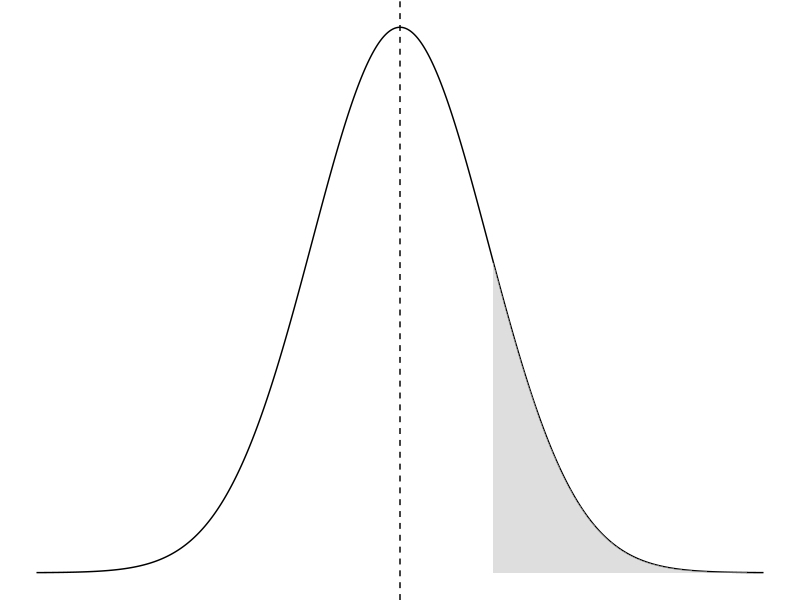
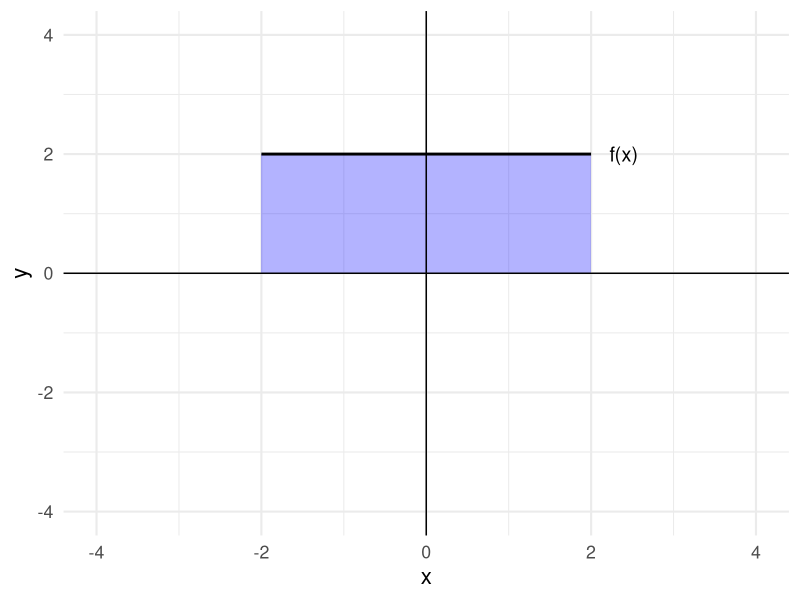
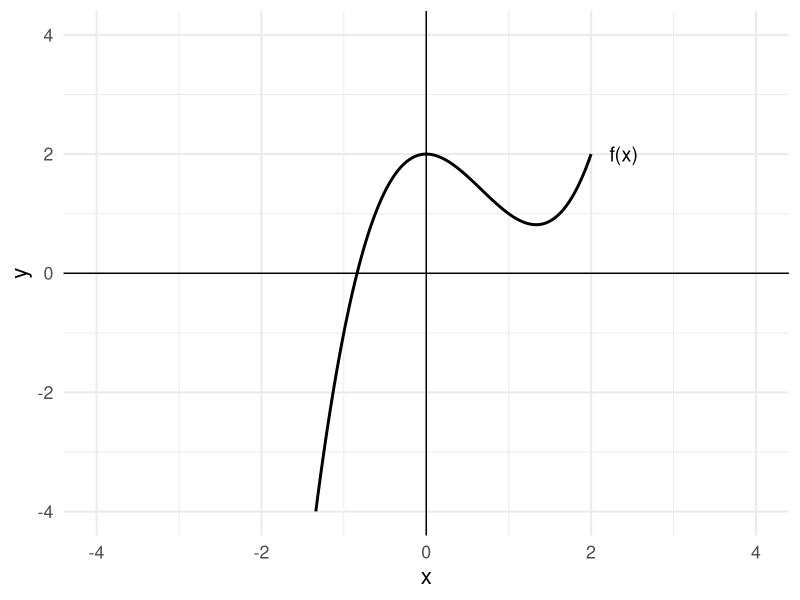
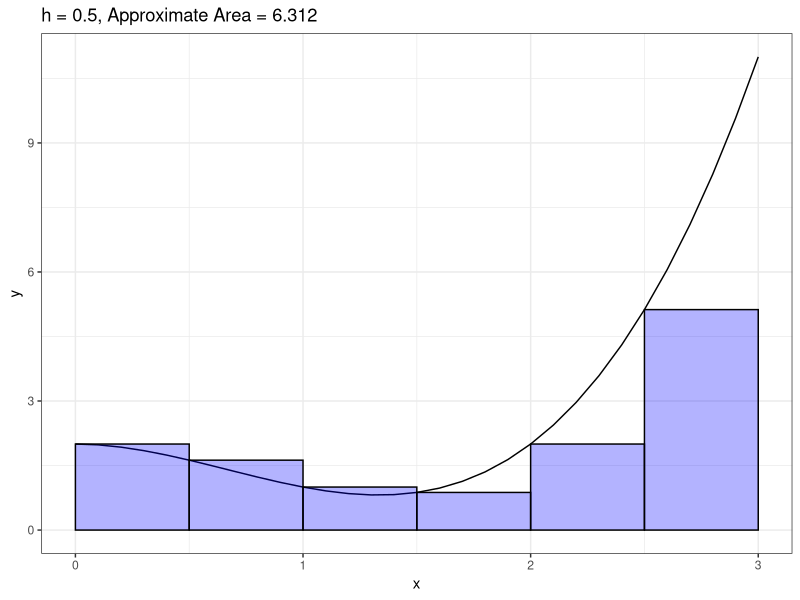
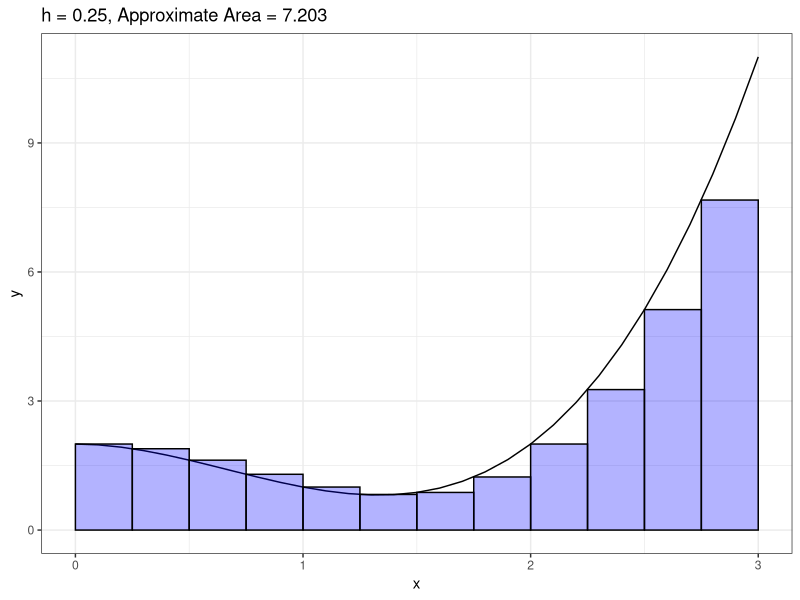
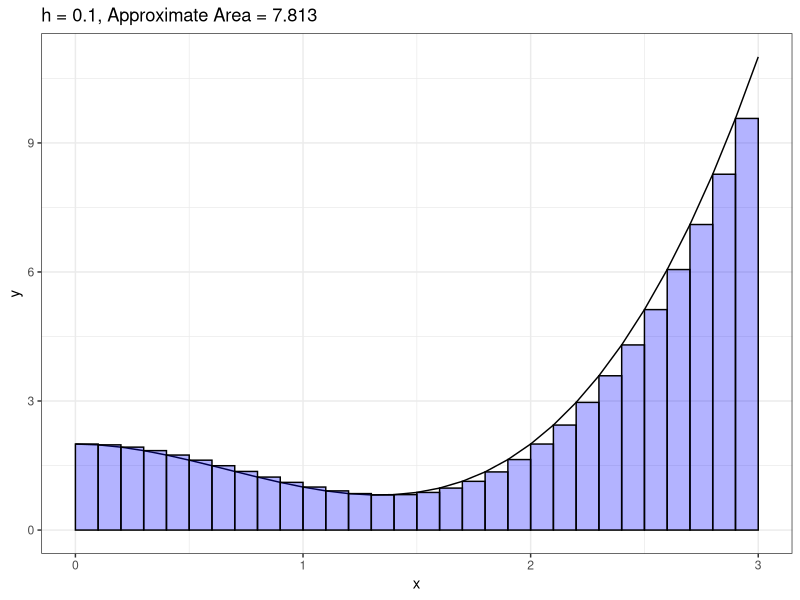
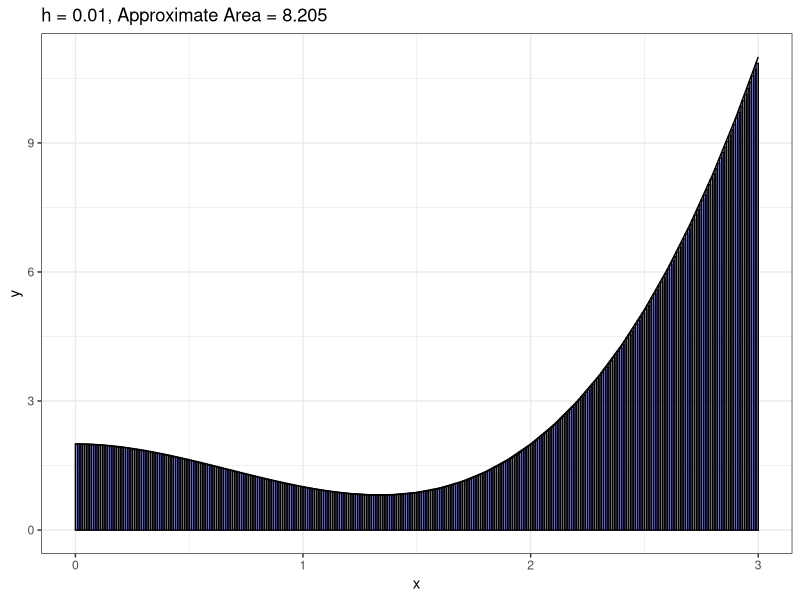
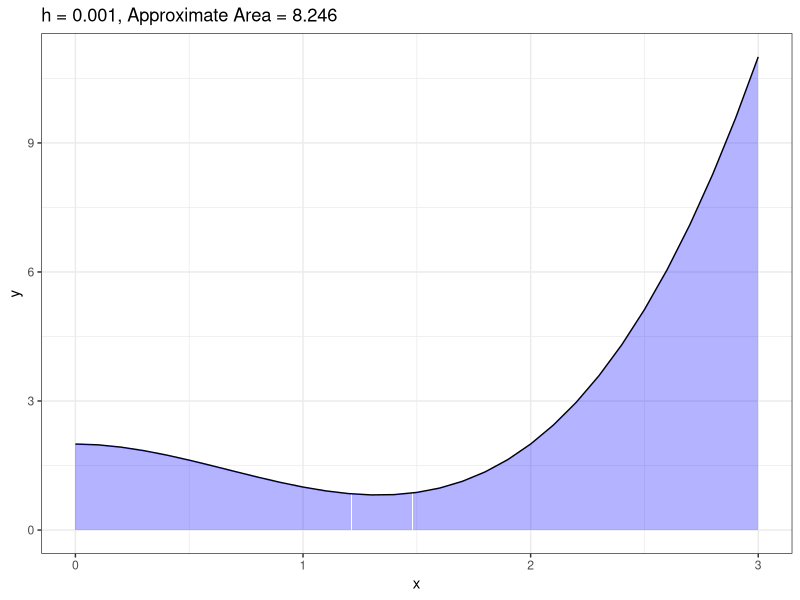

The R source for these figures, in order:
## ---- chunk 1
set.seed(42)
pop <- round(runif(1e5, min = 18, max = 100))

samp <- sample(pop, size = 100)

se <- sqrt(var(samp)/length(samp))

library(tidyverse)

# plot a gaussian and shade a part of it
mu <- 60
sigma <- se

# http://www.sthda.com/english/wiki/ggplot2-area-plot-quick-start-guide-r-software-and-data-visualization
d <- tibble(x = seq(50, 70, 0.01),
            y = dnorm(x, mean = mu, sd = sigma))

p <- ggplot(data = d) +
  geom_line(mapping = aes(x=x,y=y)) +
  geom_area(mapping = aes(x=x, y = if_else(x > mean(samp), y, 0)),
            fill = 'gray', alpha = 0.5) + 
  theme_void() +
  geom_vline(xintercept = mu, linetype = 'dashed')

p
## ---- chunk 2
data = tibble(x = -2:2,
              y = 2)

ggplot() +
  geom_rect(aes(xmin = -2, xmax = 2, ymin = 0, ymax = 2),
            alpha = 0.3, fill = 'blue') + 
  geom_line(data = data, aes(x=x,y=y), linewidth = 1) +
  scale_x_continuous(limits = c(-4,4)) +
  scale_y_continuous(limits = c(-4,4)) +
  geom_hline(yintercept = 0) + geom_vline(xintercept = 0) + 
  xlab('x') + ylab('y') + 
  geom_text(aes(x=2.4,y=2, label='f(x)'), size = 5) +
  theme_minimal(base_size = 16)
## ---- chunk 3
f <- function(x){
  x^3 - 2*x^2 + 2
}

# f <- function(x){
#   0.7*x^2
# }

x <- seq(-2,2,0.01)

data <- tibble(x=x,
               y=f(x))

ggplot() +
  geom_line(data = data, aes(x=x,y=y), size = 1) +
  scale_x_continuous(limits = c(-4,4)) +
  scale_y_continuous(limits = c(-4,4)) +
  geom_hline(yintercept = 0) + geom_vline(xintercept = 0) + 
  xlab('x') + ylab('y') + 
  geom_text(aes(x=2.4,y=2, label='f(x)'), size = 5) +
  theme_minimal(base_size = 16)
## ---- chunk 4
riemann_plot <- function(x_minimum, x_maximum, f, h,
                         rectangle_outline = 'black'){
  
  # create x and y variables
  x <- seq(x_minimum,x_maximum,0.1)
  y <- f(x)
  
  # rectangle dimensions
  x_rectangles <- seq(x_minimum, x_maximum - h, h)
  y_rectangles <- f(seq(x_minimum, x_maximum - h, h))
  
  # approximate area
  approximate_area <- sum(y_rectangles * h)
  
  # rectangle dataframe for plot
  rectangles <- tibble(xmin = x_rectangles,
                       xmax = seq(x_minimum + h, x_maximum, h),
                       ymin = 0,
                       ymax = f(xmin))
  
  
  # return ggplot object
  ggplot() +
    geom_line(data = tibble(x,y),
              aes(x=x,y=y)) +
    geom_rect(data = rectangles,
              aes(xmin = xmin, xmax = xmax, ymin = ymin, ymax = ymax),
              fill = 'blue', color = rectangle_outline, alpha = 0.3) +
    labs(title = paste0("h = ", h, 
                        ", Approximate Area = ", round(approximate_area, 3))) +
    theme_bw()
}
## ---- chunk 5
f <- function(x){
  x^3 - 2*x^2 + 2
}

riemann_plot(x_minimum = 0,
             x_maximum = 3,
             f = f,
             h = 0.5)
## ---- chunk 6
riemann_plot(x_minimum = 0,
             x_maximum = 3,
             f = f,
             h = 0.25)
## ---- chunk 7
riemann_plot(x_minimum = 0,
             x_maximum = 3,
             f = f,
             h = 0.1)
## ---- chunk 8
riemann_plot(x_minimum = 0,
             x_maximum = 3,
             f = f,
             h = 0.01)
## ---- chunk 9
riemann_plot(x_minimum = 0,
             x_maximum = 3,
             f = f,
             h = 0.001,
             rectangle_outline = NA)
## ---- chunk 10
x = -1:5

ggplot(data = tibble(x)) +
  geom_line(aes(x=x,y=x), size = 1) +
  geom_vline(xintercept = 0) +
  geom_hline(yintercept = 0) +
  xlab('x') + ylab('f(x)') +
  geom_vline(xintercept = 4, linetype = 'dashed', color = 'blue') +
  theme_minimal(base_size = 16)
## ---- chunk 11
riemann_plot(x_minimum = 0,
             x_maximum = 3,
             f = f,
             h = 0.001,
             rectangle_outline = NA)
